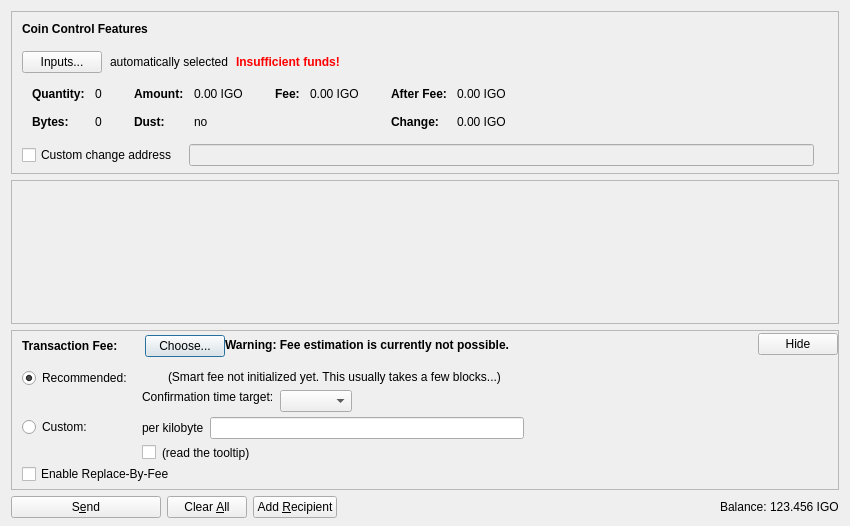
<?xml version="1.0" encoding="UTF-8"?>
<ui version="4.0">
 <class>SendCoinsDialog</class>
 <widget class="QDialog" name="SendCoinsDialog">
  <property name="geometry">
   <rect>
    <x>0</x>
    <y>0</y>
    <width>850</width>
    <height>526</height>
   </rect>
  </property>
  <property name="windowTitle">
   <string>Send Coins</string>
  </property>
  <layout class="QVBoxLayout" name="verticalLayout" stretch="0,1,0,0">
   <property name="bottomMargin">
    <number>8</number>
   </property>
   <item>
    <widget class="QFrame" name="frameCoinControl">
     <property name="sizePolicy">
      <sizepolicy hsizetype="Expanding" vsizetype="Expanding">
       <horstretch>0</horstretch>
       <verstretch>0</verstretch>
      </sizepolicy>
     </property>
     <property name="maximumSize">
      <size>
       <width>16777215</width>
       <height>16777215</height>
      </size>
     </property>
     <property name="frameShape">
      <enum>QFrame::StyledPanel</enum>
     </property>
     <property name="frameShadow">
      <enum>QFrame::Sunken</enum>
     </property>
     <layout class="QVBoxLayout" name="verticalLayoutCoinControl2">
      <property name="spacing">
       <number>0</number>
      </property>
      <property name="leftMargin">
       <number>0</number>
      </property>
      <property name="topMargin">
       <number>0</number>
      </property>
      <property name="rightMargin">
       <number>0</number>
      </property>
      <property name="bottomMargin">
       <number>6</number>
      </property>
      <item>
       <layout class="QVBoxLayout" name="verticalLayoutCoinControl" stretch="0,0,0,0,1">
        <property name="spacing">
         <number>0</number>
        </property>
        <property name="leftMargin">
         <number>10</number>
        </property>
        <property name="topMargin">
         <number>10</number>
        </property>
        <item>
         <layout class="QHBoxLayout" name="horizontalLayoutCoinControl1">
          <property name="bottomMargin">
           <number>15</number>
          </property>
          <item>
           <widget class="QLabel" name="labelCoinControlFeatures">
            <property name="sizePolicy">
             <sizepolicy hsizetype="Preferred" vsizetype="Maximum">
              <horstretch>0</horstretch>
              <verstretch>0</verstretch>
             </sizepolicy>
            </property>
            <property name="font">
             <font>
              <weight>75</weight>
              <bold>true</bold>
             </font>
            </property>
            <property name="styleSheet">
             <string notr="true">font-weight:bold;</string>
            </property>
            <property name="text">
             <string>Coin Control Features</string>
            </property>
           </widget>
          </item>
         </layout>
        </item>
        <item>
         <layout class="QHBoxLayout" name="horizontalLayoutCoinControl2" stretch="0,0,0,0">
          <property name="spacing">
           <number>8</number>
          </property>
          <property name="bottomMargin">
           <number>10</number>
          </property>
          <item>
           <widget class="QPushButton" name="pushButtonCoinControl">
            <property name="styleSheet">
             <string notr="true"/>
            </property>
            <property name="text">
             <string>Inputs...</string>
            </property>
            <property name="autoDefault">
             <bool>false</bool>
            </property>
           </widget>
          </item>
          <item>
           <widget class="QLabel" name="labelCoinControlAutomaticallySelected">
            <property name="text">
             <string>automatically selected</string>
            </property>
            <property name="margin">
             <number>5</number>
            </property>
           </widget>
          </item>
          <item>
           <widget class="QLabel" name="labelCoinControlInsuffFunds">
            <property name="font">
             <font>
              <weight>75</weight>
              <bold>true</bold>
             </font>
            </property>
            <property name="styleSheet">
             <string notr="true">color:red;font-weight:bold;</string>
            </property>
            <property name="text">
             <string>Insufficient funds!</string>
            </property>
            <property name="margin">
             <number>5</number>
            </property>
           </widget>
          </item>
          <item>
           <spacer name="horizontalSpacerCoinControl">
            <property name="orientation">
             <enum>Qt::Horizontal</enum>
            </property>
            <property name="sizeHint" stdset="0">
             <size>
              <width>40</width>
              <height>1</height>
             </size>
            </property>
           </spacer>
          </item>
         </layout>
        </item>
        <item>
         <widget class="QWidget" name="widgetCoinControl" native="true">
          <property name="sizePolicy">
           <sizepolicy hsizetype="Preferred" vsizetype="Preferred">
            <horstretch>0</horstretch>
            <verstretch>0</verstretch>
           </sizepolicy>
          </property>
          <property name="minimumSize">
           <size>
            <width>0</width>
            <height>0</height>
           </size>
          </property>
          <property name="styleSheet">
           <string notr="true"/>
          </property>
          <layout class="QHBoxLayout" name="horizontalLayoutCoinControl5">
           <property name="leftMargin">
            <number>0</number>
           </property>
           <property name="topMargin">
            <number>0</number>
           </property>
           <property name="rightMargin">
            <number>0</number>
           </property>
           <property name="bottomMargin">
            <number>0</number>
           </property>
           <item>
            <layout class="QHBoxLayout" name="horizontalLayoutCoinControl3" stretch="0,0,0,1">
             <property name="spacing">
              <number>20</number>
             </property>
             <property name="topMargin">
              <number>0</number>
             </property>
             <property name="bottomMargin">
              <number>10</number>
             </property>
             <item>
              <layout class="QFormLayout" name="formLayoutCoinControl1">
               <property name="horizontalSpacing">
                <number>10</number>
               </property>
               <property name="verticalSpacing">
                <number>14</number>
               </property>
               <property name="leftMargin">
                <number>10</number>
               </property>
               <property name="topMargin">
                <number>4</number>
               </property>
               <property name="rightMargin">
                <number>6</number>
               </property>
               <item row="0" column="0">
                <widget class="QLabel" name="labelCoinControlQuantityText">
                 <property name="font">
                  <font>
                   <weight>75</weight>
                   <bold>true</bold>
                  </font>
                 </property>
                 <property name="text">
                  <string>Quantity:</string>
                 </property>
                 <property name="margin">
                  <number>0</number>
                 </property>
                </widget>
               </item>
               <item row="0" column="1">
                <widget class="QLabel" name="labelCoinControlQuantity">
                 <property name="cursor">
                  <cursorShape>IBeamCursor</cursorShape>
                 </property>
                 <property name="contextMenuPolicy">
                  <enum>Qt::ActionsContextMenu</enum>
                 </property>
                 <property name="text">
                  <string notr="true">0</string>
                 </property>
                 <property name="margin">
                  <number>0</number>
                 </property>
                 <property name="textInteractionFlags">
                  <set>Qt::LinksAccessibleByMouse|Qt::TextSelectableByKeyboard|Qt::TextSelectableByMouse</set>
                 </property>
                </widget>
               </item>
               <item row="1" column="0">
                <widget class="QLabel" name="labelCoinControlBytesText">
                 <property name="font">
                  <font>
                   <weight>75</weight>
                   <bold>true</bold>
                  </font>
                 </property>
                 <property name="text">
                  <string>Bytes:</string>
                 </property>
                </widget>
               </item>
               <item row="1" column="1">
                <widget class="QLabel" name="labelCoinControlBytes">
                 <property name="cursor">
                  <cursorShape>IBeamCursor</cursorShape>
                 </property>
                 <property name="contextMenuPolicy">
                  <enum>Qt::ActionsContextMenu</enum>
                 </property>
                 <property name="text">
                  <string notr="true">0</string>
                 </property>
                 <property name="textInteractionFlags">
                  <set>Qt::LinksAccessibleByMouse|Qt::TextSelectableByKeyboard|Qt::TextSelectableByMouse</set>
                 </property>
                </widget>
               </item>
              </layout>
             </item>
             <item>
              <layout class="QFormLayout" name="formLayoutCoinControl2">
               <property name="horizontalSpacing">
                <number>10</number>
               </property>
               <property name="verticalSpacing">
                <number>14</number>
               </property>
               <property name="leftMargin">
                <number>6</number>
               </property>
               <property name="topMargin">
                <number>4</number>
               </property>
               <property name="rightMargin">
                <number>6</number>
               </property>
               <item row="0" column="0">
                <widget class="QLabel" name="labelCoinControlAmountText">
                 <property name="font">
                  <font>
                   <weight>75</weight>
                   <bold>true</bold>
                  </font>
                 </property>
                 <property name="text">
                  <string>Amount:</string>
                 </property>
                 <property name="margin">
                  <number>0</number>
                 </property>
                </widget>
               </item>
               <item row="0" column="1">
                <widget class="QLabel" name="labelCoinControlAmount">
                 <property name="cursor">
                  <cursorShape>IBeamCursor</cursorShape>
                 </property>
                 <property name="contextMenuPolicy">
                  <enum>Qt::ActionsContextMenu</enum>
                 </property>
                 <property name="text">
                  <string notr="true">0.00 IGO</string>
                 </property>
                 <property name="textInteractionFlags">
                  <set>Qt::LinksAccessibleByMouse|Qt::TextSelectableByKeyboard|Qt::TextSelectableByMouse</set>
                 </property>
                </widget>
               </item>
               <item row="1" column="0">
                <widget class="QLabel" name="labelCoinControlLowOutputText">
                 <property name="font">
                  <font>
                   <weight>75</weight>
                   <bold>true</bold>
                  </font>
                 </property>
                 <property name="text">
                  <string>Dust:</string>
                 </property>
                </widget>
               </item>
               <item row="1" column="1">
                <widget class="QLabel" name="labelCoinControlLowOutput">
                 <property name="cursor">
                  <cursorShape>IBeamCursor</cursorShape>
                 </property>
                 <property name="contextMenuPolicy">
                  <enum>Qt::ActionsContextMenu</enum>
                 </property>
                 <property name="text">
                  <string notr="true">no</string>
                 </property>
                 <property name="textInteractionFlags">
                  <set>Qt::LinksAccessibleByMouse|Qt::TextSelectableByKeyboard|Qt::TextSelectableByMouse</set>
                 </property>
                </widget>
               </item>
              </layout>
             </item>
             <item>
              <layout class="QFormLayout" name="formLayoutCoinControl3">
               <property name="horizontalSpacing">
                <number>10</number>
               </property>
               <property name="verticalSpacing">
                <number>14</number>
               </property>
               <property name="leftMargin">
                <number>6</number>
               </property>
               <property name="topMargin">
                <number>4</number>
               </property>
               <property name="rightMargin">
                <number>6</number>
               </property>
               <item row="0" column="0">
                <widget class="QLabel" name="labelCoinControlFeeText">
                 <property name="font">
                  <font>
                   <weight>75</weight>
                   <bold>true</bold>
                  </font>
                 </property>
                 <property name="text">
                  <string>Fee:</string>
                 </property>
                 <property name="margin">
                  <number>0</number>
                 </property>
                </widget>
               </item>
               <item row="0" column="1">
                <widget class="QLabel" name="labelCoinControlFee">
                 <property name="cursor">
                  <cursorShape>IBeamCursor</cursorShape>
                 </property>
                 <property name="contextMenuPolicy">
                  <enum>Qt::ActionsContextMenu</enum>
                 </property>
                 <property name="text">
                  <string notr="true">0.00 IGO</string>
                 </property>
                 <property name="textInteractionFlags">
                  <set>Qt::LinksAccessibleByMouse|Qt::TextSelectableByKeyboard|Qt::TextSelectableByMouse</set>
                 </property>
                </widget>
               </item>
              </layout>
             </item>
             <item>
              <layout class="QFormLayout" name="formLayoutCoinControl4">
               <property name="horizontalSpacing">
                <number>10</number>
               </property>
               <property name="verticalSpacing">
                <number>14</number>
               </property>
               <property name="leftMargin">
                <number>6</number>
               </property>
               <property name="topMargin">
                <number>4</number>
               </property>
               <property name="rightMargin">
                <number>6</number>
               </property>
               <item row="0" column="0">
                <widget class="QLabel" name="labelCoinControlAfterFeeText">
                 <property name="font">
                  <font>
                   <weight>75</weight>
                   <bold>true</bold>
                  </font>
                 </property>
                 <property name="text">
                  <string>After Fee:</string>
                 </property>
                 <property name="margin">
                  <number>0</number>
                 </property>
                </widget>
               </item>
               <item row="0" column="1">
                <widget class="QLabel" name="labelCoinControlAfterFee">
                 <property name="cursor">
                  <cursorShape>IBeamCursor</cursorShape>
                 </property>
                 <property name="contextMenuPolicy">
                  <enum>Qt::ActionsContextMenu</enum>
                 </property>
                 <property name="text">
                  <string notr="true">0.00 IGO</string>
                 </property>
                 <property name="textInteractionFlags">
                  <set>Qt::LinksAccessibleByMouse|Qt::TextSelectableByKeyboard|Qt::TextSelectableByMouse</set>
                 </property>
                </widget>
               </item>
               <item row="1" column="0">
                <widget class="QLabel" name="labelCoinControlChangeText">
                 <property name="font">
                  <font>
                   <weight>75</weight>
                   <bold>true</bold>
                  </font>
                 </property>
                 <property name="text">
                  <string>Change:</string>
                 </property>
                </widget>
               </item>
               <item row="1" column="1">
                <widget class="QLabel" name="labelCoinControlChange">
                 <property name="cursor">
                  <cursorShape>IBeamCursor</cursorShape>
                 </property>
                 <property name="contextMenuPolicy">
                  <enum>Qt::ActionsContextMenu</enum>
                 </property>
                 <property name="text">
                  <string notr="true">0.00 IGO</string>
                 </property>
                 <property name="textInteractionFlags">
                  <set>Qt::LinksAccessibleByMouse|Qt::TextSelectableByKeyboard|Qt::TextSelectableByMouse</set>
                 </property>
                </widget>
               </item>
              </layout>
             </item>
            </layout>
           </item>
          </layout>
         </widget>
        </item>
        <item>
         <layout class="QHBoxLayout" name="horizontalLayoutCoinControl4" stretch="0,0,0">
          <property name="spacing">
           <number>12</number>
          </property>
          <property name="sizeConstraint">
           <enum>QLayout::SetDefaultConstraint</enum>
          </property>
          <property name="topMargin">
           <number>5</number>
          </property>
          <property name="rightMargin">
           <number>5</number>
          </property>
          <item>
           <widget class="QCheckBox" name="checkBoxCoinControlChange">
            <property name="toolTip">
             <string>If this is activated, but the change address is empty or invalid, change will be sent to a newly generated address.</string>
            </property>
            <property name="text">
             <string>Custom change address</string>
            </property>
           </widget>
          </item>
          <item>
           <widget class="QValidatedLineEdit" name="lineEditCoinControlChange">
            <property name="enabled">
             <bool>false</bool>
            </property>
            <property name="sizePolicy">
             <sizepolicy hsizetype="Expanding" vsizetype="Fixed">
              <horstretch>0</horstretch>
              <verstretch>0</verstretch>
             </sizepolicy>
            </property>
           </widget>
          </item>
          <item>
           <widget class="QLabel" name="labelCoinControlChangeLabel">
            <property name="sizePolicy">
             <sizepolicy hsizetype="Preferred" vsizetype="Expanding">
              <horstretch>0</horstretch>
              <verstretch>0</verstretch>
             </sizepolicy>
            </property>
            <property name="minimumSize">
             <size>
              <width>0</width>
              <height>0</height>
             </size>
            </property>
            <property name="text">
             <string/>
            </property>
            <property name="margin">
             <number>3</number>
            </property>
           </widget>
          </item>
         </layout>
        </item>
        <item>
         <spacer name="verticalSpacerCoinControl">
          <property name="orientation">
           <enum>Qt::Vertical</enum>
          </property>
          <property name="sizeHint" stdset="0">
           <size>
            <width>800</width>
            <height>1</height>
           </size>
          </property>
         </spacer>
        </item>
       </layout>
      </item>
     </layout>
    </widget>
   </item>
   <item>
    <widget class="QScrollArea" name="scrollArea">
     <property name="widgetResizable">
      <bool>true</bool>
     </property>
     <widget class="QWidget" name="scrollAreaWidgetContents">
      <property name="geometry">
       <rect>
        <x>0</x>
        <y>0</y>
        <width>830</width>
        <height>104</height>
       </rect>
      </property>
      <layout class="QVBoxLayout" name="verticalLayout_2" stretch="0,1">
       <property name="leftMargin">
        <number>0</number>
       </property>
       <property name="topMargin">
        <number>0</number>
       </property>
       <property name="rightMargin">
        <number>0</number>
       </property>
       <property name="bottomMargin">
        <number>0</number>
       </property>
       <item>
        <layout class="QVBoxLayout" name="entries">
         <property name="spacing">
          <number>6</number>
         </property>
        </layout>
       </item>
       <item>
        <spacer name="verticalSpacer">
         <property name="orientation">
          <enum>Qt::Vertical</enum>
         </property>
         <property name="sizeHint" stdset="0">
          <size>
           <width>20</width>
           <height>40</height>
          </size>
         </property>
        </spacer>
       </item>
      </layout>
     </widget>
    </widget>
   </item>
   <item>
    <widget class="QFrame" name="frameFee">
     <property name="sizePolicy">
      <sizepolicy hsizetype="Expanding" vsizetype="Expanding">
       <horstretch>0</horstretch>
       <verstretch>0</verstretch>
      </sizepolicy>
     </property>
     <property name="maximumSize">
      <size>
       <width>16777215</width>
       <height>16777215</height>
      </size>
     </property>
     <property name="frameShape">
      <enum>QFrame::StyledPanel</enum>
     </property>
     <property name="frameShadow">
      <enum>QFrame::Sunken</enum>
     </property>
     <layout class="QVBoxLayout" name="verticalLayoutFee1">
      <property name="spacing">
       <number>0</number>
      </property>
      <property name="leftMargin">
       <number>0</number>
      </property>
      <property name="topMargin">
       <number>0</number>
      </property>
      <property name="rightMargin">
       <number>0</number>
      </property>
      <property name="bottomMargin">
       <number>0</number>
      </property>
      <item>
       <layout class="QVBoxLayout" name="verticalLayoutFee2" stretch="0,0,0">
        <property name="spacing">
         <number>0</number>
        </property>
        <property name="leftMargin">
         <number>10</number>
        </property>
        <property name="topMargin">
         <number>0</number>
        </property>
        <item>
         <layout class="QHBoxLayout" name="horizontalLayoutFee1">
          <property name="bottomMargin">
           <number>0</number>
          </property>
          <item>
           <layout class="QVBoxLayout" name="verticalLayoutFee7">
            <property name="spacing">
             <number>0</number>
            </property>
            <item>
             <spacer name="verticalSpacerSmartFee">
              <property name="orientation">
               <enum>Qt::Vertical</enum>
              </property>
              <property name="sizeType">
               <enum>QSizePolicy::Fixed</enum>
              </property>
              <property name="sizeHint" stdset="0">
               <size>
                <width>1</width>
                <height>4</height>
               </size>
              </property>
             </spacer>
            </item>
            <item>
             <layout class="QHBoxLayout" name="horizontalLayoutSmartFee">
              <property name="spacing">
               <number>10</number>
              </property>
              <item>
               <widget class="QLabel" name="labelFeeHeadline">
                <property name="sizePolicy">
                 <sizepolicy hsizetype="Preferred" vsizetype="Maximum">
                  <horstretch>0</horstretch>
                  <verstretch>0</verstretch>
                 </sizepolicy>
                </property>
                <property name="font">
                 <font>
                  <weight>75</weight>
                  <bold>true</bold>
                 </font>
                </property>
                <property name="styleSheet">
                 <string notr="true">font-weight:bold;</string>
                </property>
                <property name="text">
                 <string>Transaction Fee:</string>
                </property>
               </widget>
              </item>
              <item>
               <widget class="QLabel" name="labelFeeMinimized">
                <property name="text">
                 <string/>
                </property>
               </widget>
              </item>
              <item>
               <widget class="QPushButton" name="buttonChooseFee">
                <property name="text">
                 <string>Choose...</string>
                </property>
               </widget>
              </item>
             </layout>
            </item>
            <item>
             <spacer name="verticalSpacer_5">
              <property name="orientation">
               <enum>Qt::Vertical</enum>
              </property>
              <property name="sizeHint" stdset="0">
               <size>
                <width>1</width>
                <height>1</height>
               </size>
              </property>
             </spacer>
            </item>
           </layout>
          </item>
          <item>
           <widget class="QLabel" name="fallbackFeeWarningLabel">
            <property name="toolTip">
             <string>Using the fallbackfee can result in sending a transaction that will take several hours or days (or never) to confirm. Consider choosing your fee manually or wait until you have validated the complete chain.</string>
            </property>
            <property name="font">
            <font>
                <weight>75</weight>
                <bold>true</bold>
            </font>
            </property>
            <property name="text">
             <string>Warning: Fee estimation is currently not possible.</string>
            </property>
            <property name="wordWrap">
             <bool>false</bool>
            </property>
           </widget>
          </item>
          <item>
           <spacer name="horizontalSpacer_4">
            <property name="orientation">
             <enum>Qt::Horizontal</enum>
            </property>
            <property name="sizeType">
             <enum>QSizePolicy::MinimumExpanding</enum>
            </property>
            <property name="sizeHint" stdset="0">
             <size>
              <width>40</width>
              <height>20</height>
             </size>
            </property>
           </spacer>
          </item>
          <item>
           <widget class="QPushButton" name="buttonMinimizeFee">
            <property name="toolTip">
             <string>collapse fee-settings</string>
            </property>
            <property name="text">
             <string>Hide</string>
            </property>
           </widget>
          </item>
         </layout>
        </item>
        <item>
         <widget class="QFrame" name="frameFeeSelection">
          <layout class="QVBoxLayout" name="verticalLayoutFee12">
           <property name="spacing">
            <number>0</number>
           </property>
           <property name="leftMargin">
            <number>0</number>
           </property>
           <property name="topMargin">
            <number>0</number>
           </property>
           <property name="rightMargin">
            <number>0</number>
           </property>
           <property name="bottomMargin">
            <number>0</number>
           </property>
           <item>
            <layout class="QGridLayout" name="gridLayoutFee">
             <property name="topMargin">
              <number>10</number>
             </property>
             <property name="bottomMargin">
              <number>4</number>
             </property>
             <property name="horizontalSpacing">
              <number>10</number>
             </property>
             <property name="verticalSpacing">
              <number>4</number>
             </property>
             <item row="1" column="1">
              <layout class="QVBoxLayout" name="verticalLayoutFee8">
               <property name="spacing">
                <number>6</number>
               </property>
               <item>
                <layout class="QHBoxLayout" name="horizontalLayoutFee13">
                 <item>
                  <widget class="QLabel" name="labelCustomPerKilobyte">
                   <property name="toolTip">
                    <string>Specify a custom fee per kB (1,000 bytes) of the transaction's virtual size.

Note:  Since the fee is calculated on a per-byte basis, a fee of "100 satoshis per kB" for a transaction size of 500 bytes (half of 1 kB) would ultimately yield a fee of only 50 satoshis.</string>
                   </property>
                   <property name="text">
                    <string>per kilobyte</string>
                   </property>
                  </widget>
                 </item>
                 <item>
                  <widget class="IgocoinAmountField" name="customFee"/>
                 </item>
                 <item>
                  <spacer name="horizontalSpacer_6">
                   <property name="orientation">
                    <enum>Qt::Horizontal</enum>
                   </property>
                   <property name="sizeHint" stdset="0">
                    <size>
                     <width>1</width>
                     <height>1</height>
                    </size>
                   </property>
                  </spacer>
                 </item>
                </layout>
               </item>
               <item>
                <layout class="QHBoxLayout" name="horizontalLayoutFee8">
                 <item>
                  <widget class="QCheckBox" name="checkBoxMinimumFee">
                   <property name="toolTip">
                    <string>Paying only the minimum fee is just fine as long as there is less transaction volume than space in the blocks. But be aware that this can end up in a never confirming transaction once there is more demand for igocoin transactions than the network can process.</string>
                   </property>
                   <property name="text">
                    <string/>
                   </property>
                  </widget>
                 </item>
                 <item>
                  <widget class="QLabel" name="labelMinFeeWarning">
                   <property name="enabled">
                    <bool>true</bool>
                   </property>
                   <property name="toolTip">
                    <string>Paying only the minimum fee is just fine as long as there is less transaction volume than space in the blocks. But be aware that this can end up in a never confirming transaction once there is more demand for igocoin transactions than the network can process.</string>
                   </property>
                   <property name="text">
                    <string>(read the tooltip)</string>
                   </property>
                   <property name="margin">
                    <number>5</number>
                   </property>
                  </widget>
                 </item>
                 <item>
                  <spacer name="horizontalSpacer_2">
                   <property name="orientation">
                    <enum>Qt::Horizontal</enum>
                   </property>
                   <property name="sizeHint" stdset="0">
                    <size>
                     <width>1</width>
                     <height>1</height>
                    </size>
                   </property>
                  </spacer>
                 </item>
                </layout>
               </item>
              </layout>
             </item>
             <item row="0" column="0">
              <layout class="QVBoxLayout" name="verticalLayoutFee4" stretch="0,1">
               <item>
                <widget class="QRadioButton" name="radioSmartFee">
                 <property name="text">
                  <string>Recommended:</string>
                 </property>
                 <property name="checked">
                  <bool>true</bool>
                 </property>
                 <attribute name="buttonGroup">
                  <string notr="true">groupFee</string>
                 </attribute>
                </widget>
               </item>
               <item>
                <spacer name="verticalSpacer_2">
                 <property name="orientation">
                  <enum>Qt::Vertical</enum>
                 </property>
                 <property name="sizeHint" stdset="0">
                  <size>
                   <width>1</width>
                   <height>1</height>
                  </size>
                 </property>
                </spacer>
               </item>
              </layout>
             </item>
             <item row="1" column="0">
              <layout class="QVBoxLayout" name="verticalLayoutFee9" stretch="0,1">
               <item>
                <widget class="QRadioButton" name="radioCustomFee">
                 <property name="text">
                  <string>Custom:</string>
                 </property>
                 <attribute name="buttonGroup">
                  <string notr="true">groupFee</string>
                 </attribute>
                </widget>
               </item>
               <item>
                <spacer name="verticalSpacer_6">
                 <property name="orientation">
                  <enum>Qt::Vertical</enum>
                 </property>
                 <property name="sizeHint" stdset="0">
                  <size>
                   <width>1</width>
                   <height>1</height>
                  </size>
                 </property>
                </spacer>
               </item>
              </layout>
             </item>
             <item row="0" column="1">
              <layout class="QVBoxLayout" name="verticalLayoutFee3" stretch="0,0,1">
               <property name="spacing">
                <number>6</number>
               </property>
               <property name="topMargin">
                <number>2</number>
               </property>
               <item>
                <layout class="QHBoxLayout" name="horizontalLayoutFee12">
                 <item>
                  <widget class="QLabel" name="labelSmartFee">
                   <property name="text">
                    <string/>
                   </property>
                   <property name="margin">
                    <number>2</number>
                   </property>
                  </widget>
                 </item>
                 <item>
                  <widget class="QLabel" name="labelFeeEstimation">
                   <property name="text">
                    <string/>
                   </property>
                  </widget>
                 </item>
                 <item>
                  <widget class="QLabel" name="labelSmartFee2">
                   <property name="text">
                    <string>(Smart fee not initialized yet. This usually takes a few blocks...)</string>
                   </property>
                   <property name="margin">
                    <number>2</number>
                   </property>
                  </widget>
                 </item>
                 <item>
                  <spacer name="horizontalSpacer_5">
                   <property name="orientation">
                    <enum>Qt::Horizontal</enum>
                   </property>
                   <property name="sizeHint" stdset="0">
                    <size>
                     <width>1</width>
                     <height>1</height>
                    </size>
                   </property>
                  </spacer>
                 </item>
                </layout>
               </item>
               <item>
                <layout class="QHBoxLayout" name="horizontalLayoutFee9">
                 <item>
                  <layout class="QVBoxLayout" name="verticalLayoutFee6">
                   <item>
                    <widget class="QLabel" name="labelSmartFee3">
                     <property name="text">
                      <string>Confirmation time target:</string>
                     </property>
                     <property name="margin">
                      <number>2</number>
                     </property>
                    </widget>
                   </item>
                   <item>
                    <spacer name="verticalSpacer_3">
                     <property name="orientation">
                      <enum>Qt::Vertical</enum>
                     </property>
                     <property name="sizeHint" stdset="0">
                      <size>
                       <width>1</width>
                       <height>1</height>
                      </size>
                     </property>
                    </spacer>
                   </item>
                  </layout>
                 </item>
                 <item>
                  <layout class="QVBoxLayout" name="verticalLayoutFee5">
                   <property name="rightMargin">
                    <number>30</number>
                   </property>
                   <item>
                    <layout class="QHBoxLayout" name="horizontalLayoutConfTarget">
                     <property name="bottomMargin">
                      <number>0</number>
                     </property>
                     <item>
                      <widget class="QComboBox" name="confTargetSelector"/>
                     </item>
                     <item>
                      <spacer name="horizontalSpacerConfTarget">
                       <property name="orientation">
                        <enum>Qt::Horizontal</enum>
                       </property>
                       <property name="sizeHint" stdset="0">
                        <size>
                         <width>40</width>
                         <height>20</height>
                        </size>
                       </property>
                      </spacer>
                     </item>
                    </layout>
                   </item>
                  </layout>
                 </item>
                </layout>
               </item>
               <item>
                <spacer name="verticalSpacer_4">
                 <property name="orientation">
                  <enum>Qt::Vertical</enum>
                 </property>
                 <property name="sizeHint" stdset="0">
                  <size>
                   <width>1</width>
                   <height>1</height>
                  </size>
                 </property>
                </spacer>
               </item>
              </layout>
             </item>
            </layout>
           </item>
           <item>
            <widget class="QCheckBox" name="optInRBF">
             <property name="text">
              <string>Enable Replace-By-Fee</string>
             </property>
             <property name="toolTip">
              <string>With Replace-By-Fee (BIP-125) you can increase a transaction's fee after it is sent. Without this, a higher fee may be recommended to compensate for increased transaction delay risk.</string>
             </property>
            </widget>
           </item>
          </layout>
         </widget>
        </item>
        <item>
         <spacer name="verticalSpacerFee">
          <property name="orientation">
           <enum>Qt::Vertical</enum>
          </property>
          <property name="sizeHint" stdset="0">
           <size>
            <width>40</width>
            <height>5</height>
           </size>
          </property>
         </spacer>
        </item>
       </layout>
      </item>
     </layout>
    </widget>
   </item>
   <item>
    <layout class="QHBoxLayout" name="horizontalLayout">
     <item>
      <widget class="QPushButton" name="sendButton">
       <property name="minimumSize">
        <size>
         <width>150</width>
         <height>0</height>
        </size>
       </property>
       <property name="toolTip">
        <string>Confirm the send action</string>
       </property>
       <property name="text">
        <string>S&amp;end</string>
       </property>
       <property name="icon">
        <iconset resource="../igocoin.qrc">
         <normaloff>:/icons/send</normaloff>:/icons/send</iconset>
       </property>
       <property name="autoDefault">
        <bool>false</bool>
       </property>
       <property name="default">
        <bool>false</bool>
       </property>
      </widget>
     </item>
     <item>
      <widget class="QPushButton" name="clearButton">
       <property name="sizePolicy">
        <sizepolicy hsizetype="Minimum" vsizetype="Fixed">
         <horstretch>0</horstretch>
         <verstretch>0</verstretch>
        </sizepolicy>
       </property>
       <property name="toolTip">
        <string>Clear all fields of the form.</string>
       </property>
       <property name="text">
        <string>Clear &amp;All</string>
       </property>
       <property name="icon">
        <iconset resource="../igocoin.qrc">
         <normaloff>:/icons/remove</normaloff>:/icons/remove</iconset>
       </property>
       <property name="autoDefault">
        <bool>false</bool>
       </property>
      </widget>
     </item>
     <item>
      <widget class="QPushButton" name="addButton">
       <property name="toolTip">
        <string>Send to multiple recipients at once</string>
       </property>
       <property name="text">
        <string>Add &amp;Recipient</string>
       </property>
       <property name="icon">
        <iconset resource="../igocoin.qrc">
         <normaloff>:/icons/add</normaloff>:/icons/add</iconset>
       </property>
       <property name="autoDefault">
        <bool>false</bool>
       </property>
      </widget>
     </item>
     <item>
      <spacer name="horizontalSpacer">
       <property name="orientation">
        <enum>Qt::Horizontal</enum>
       </property>
       <property name="sizeHint" stdset="0">
        <size>
         <width>40</width>
         <height>20</height>
        </size>
       </property>
      </spacer>
     </item>
     <item>
      <layout class="QHBoxLayout" name="horizontalLayout_2">
       <property name="spacing">
        <number>3</number>
       </property>
       <item>
        <widget class="QLabel" name="label">
         <property name="sizePolicy">
          <sizepolicy hsizetype="Preferred" vsizetype="Fixed">
           <horstretch>0</horstretch>
           <verstretch>0</verstretch>
          </sizepolicy>
         </property>
         <property name="text">
          <string>Balance:</string>
         </property>
        </widget>
       </item>
       <item>
        <widget class="QLabel" name="labelBalance">
         <property name="sizePolicy">
          <sizepolicy hsizetype="Preferred" vsizetype="Fixed">
           <horstretch>0</horstretch>
           <verstretch>0</verstretch>
          </sizepolicy>
         </property>
         <property name="cursor">
          <cursorShape>IBeamCursor</cursorShape>
         </property>
         <property name="text">
          <string notr="true">123.456 IGO</string>
         </property>
         <property name="textInteractionFlags">
          <set>Qt::LinksAccessibleByMouse|Qt::TextSelectableByKeyboard|Qt::TextSelectableByMouse</set>
         </property>
        </widget>
       </item>
      </layout>
     </item>
    </layout>
   </item>
  </layout>
 </widget>
 <customwidgets>
  <customwidget>
   <class>QValidatedLineEdit</class>
   <extends>QLineEdit</extends>
   <header>qt/qvalidatedlineedit.h</header>
  </customwidget>
  <customwidget>
   <class>IgocoinAmountField</class>
   <extends>QLineEdit</extends>
   <header>qt/igocoinamountfield.h</header>
   <container>1</container>
  </customwidget>
 </customwidgets>
 <resources>
  <include location="../igocoin.qrc"/>
 </resources>
 <connections/>
 <buttongroups>
  <buttongroup name="groupFee"/>
 </buttongroups>
</ui>
